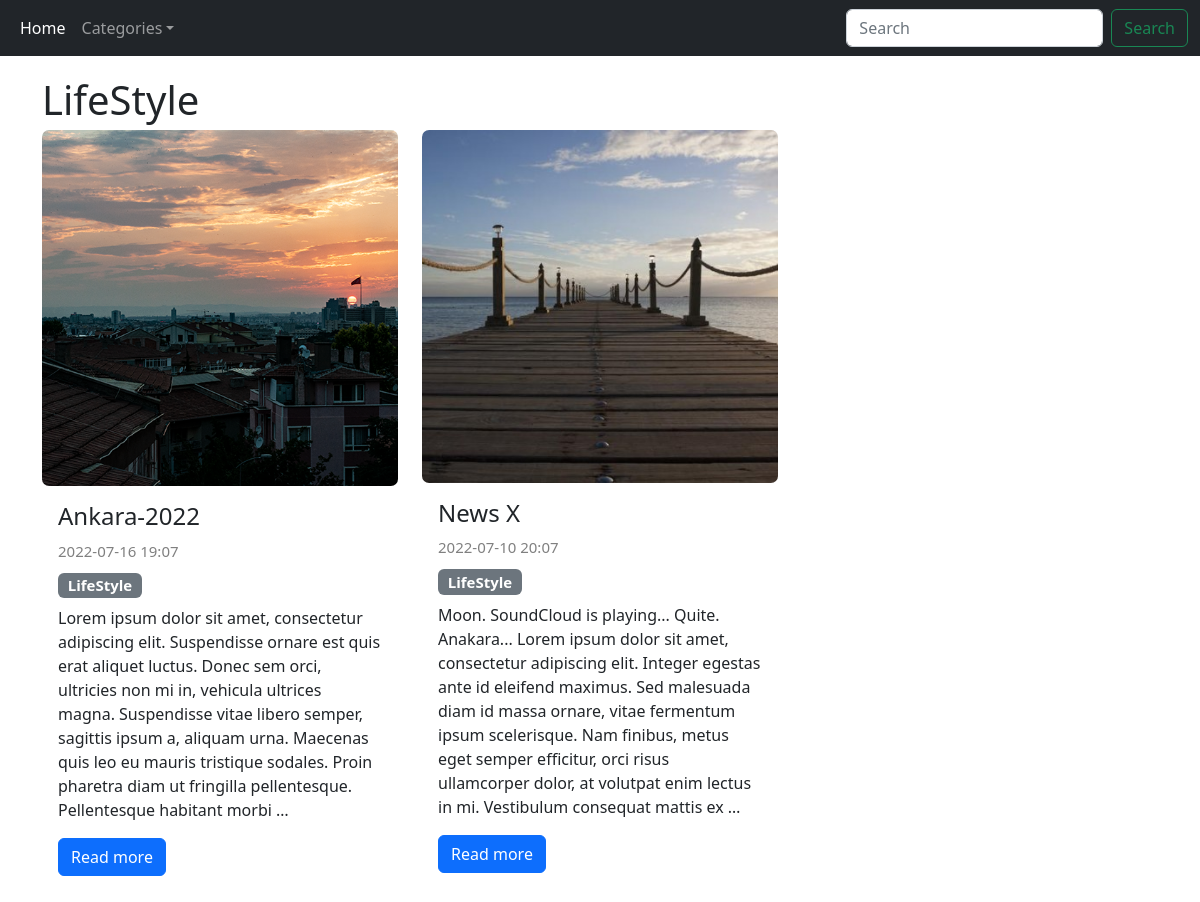
The page /category/5/ on the database its author committed.
### news/models.py (models this page shows, shortened)
class Category(models.Model):
    title = models.CharField(max_length=150, db_index=True, verbose_name="Name of category")
    def __str__(self):
        return self.title
    class Meta:
        verbose_name = 'Category'
        verbose_name_plural = 'Category'
        ordering = ['title']

class News(models.Model):
    title = models.CharField(max_length=150)
    content = models.TextField(blank=True)
    created_at = models.DateTimeField(auto_now_add=True)
    updated_at = models.DateTimeField(auto_now=True)
    photo = models.ImageField(upload_to='photos/%Y/%m/%d/', blank=True)
    is_published = models.BooleanField(default=True)
    category = models.ForeignKey('Category', on_delete=models.PROTECT, null=True)
    class Meta:
        verbose_name = 'News'
        verbose_name_plural = 'News'
        ordering = ['-created_at']

### news/views.py (the view)
# urls.py: path('category/<int:category_id>/', get_category, name='category'),
def get_category(request, category_id):
    news = News.objects.filter(category_id = category_id)
    categories = Category.objects.all()
    category = Category.objects.get(pk = category_id)
    context = {
        'news': news,
        'categories': categories,
        'category':category,
    }
    return render(request, 'news/categories.html',context)

### news/templates/news/categories.html (shortened to what this page needs)
<!DOCTYPE html>
<html lang="en">
  <head>
    <link href="https://cdn.jsdelivr.net/npm/bootstrap@5.2.0-beta1/dist/css/bootstrap.min.css" rel="stylesheet" />
  </head>
  <body>
    <nav class="navbar navbar-expand-lg sticky-top navbar-dark bg-dark">
      <div class="container-fluid">
        <div class="collapse navbar-collapse" id="navbarSupportedContent">
          <ul class="navbar-nav me-auto mb-2 mb-lg-0">
            <li class="nav-item">
              <a class="nav-link active" aria-current="page" href="{% url 'home' %}">Home</a>
            </li>
            <li class="nav-item dropdown">
              <a class="nav-link dropdown-toggle" href="#" id="navbarDropdown" role="button" data-bs-toggle="dropdown" aria-expanded="false">Categories</a>
            </li>
          </ul>
          <form class="d-flex" role="search">
            <input class="form-control me-2" type="search" placeholder="Search" aria-label="Search" />
            <button  class="btn btn-outline-success" type="submit">Search</button>
          </form>
        </div>
      </div>
    </nav>
    <div class="container mt-3">
      <h1 style="margin: 20px 0 20px 0;" >{{ category.title }}</h1>
       <div class="row row-cols-1 row-cols-md-3 g-4">
        {% for item in news %}
          <div class="col" style="margin: 10px 0 10px 0;">
            <div class="card h-100" style="border:0px;">
              {% if item.photo %}
                <img src="{{ item.photo.url }}" class="card-img-top" alt="#" style="border-radius: 2%;" />
              {% else %}
                <img src="https://picsum.photos/500/500" class="card-img-top" alt="#" style="border-radius: 2%;" />
              {% endif %}
              <div class="card-body">
                <h4 class="card-title">{{ item.title }}
                </h4>
                 <span class="card-text" style="color: grey; font-size: 15px;">{{ item.created_at|date:'Y-m-d H:m' }}</span>
                 <h5><span class="badge bg-secondary" style=" margin:10px 0 0px 0;">{{ item.category }}</span>
                </h5>
                <p class="card-text">{{ item.content|safe|linebreaksbr|truncatewords:50 }}</p>
                <a href="#" class="btn btn-primary">Read more</a>
              </div>
            </div>
          </div>
        {% endfor %}
      </div>
    </div>
  </body>
</html>

### rows shown on the page
Category: title "LifeStyle"
News: photo (picture), title "Ankara-2022", created_at "2022-07-16 19:07", category "LifeStyle", content "Lorem ipsum dolor sit amet, consectetur adipiscing elit. Suspendisse ornare est quis erat aliquet luctus. Donec sem orci, ultricies non mi in, vehicula ultrices magna. Suspendisse vitae libero semper, sagittis ipsum a, aliquam urna. Maecenas quis leo eu mauris tristique sodales. Proin pharetra diam ut fringilla pellentesque. Pellentesque habitant morbi …"
News: photo (picture), title "News X", created_at "2022-07-10 20:07", category "LifeStyle", content "Moon. SoundCloud is playing... Quite. Anakara... Lorem ipsum dolor sit amet, consectetur adipiscing elit. Integer egestas ante id eleifend maximus. Sed malesuada diam id massa ornare, vitae fermentum ipsum scelerisque. Nam finibus, metus eget semper efficitur, orci risus ullamcorper dolor, at volutpat enim lectus in mi. Vestibulum consequat mattis ex …"
